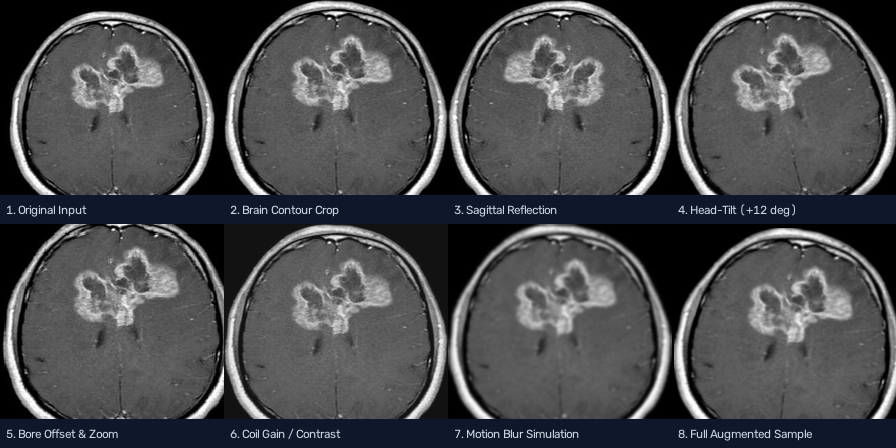
#> input picture reports/data_augmentation/augmentation_grid.png, 896 x 448 px
$ python -i radiomics.py   (imports and definitions only)   (older library calls are emulated)
#> lines starting #> are read from the running program, lines starting #| are printed output that depends on the picture; after the words box and inside, x2 and y2 are one past the last pixel; in counts of white or black regions, pixels touching at a corner belong together
"""Radiomics-Style 2D Image Feature Extraction Engine for Brain MRI.

Extracts:
1. First-Order Intensity Statistics:
   - Mean, Standard Deviation, Skewness, Kurtosis
2. GLCM Texture Characteristics (Haralick features):
   - Contrast, Homogeneity, Energy, Correlation
3. Information Theory:
   - Shannon Image Entropy
4. Structural / Morphological Features:
   - Canny Edge Density
   - Threshold-derived Foreground Area, Perimeter
   - Circularity (Isoperimetric Quotient)
   - Eccentricity (Second Moments / Fitted Ellipse)
   - Box-Counting Fractal Dimension

CRITICAL MEDICAL & METHODOLOGICAL DISCLAIMER:
- These features represent 2D exploratory slice-level intensity and structural descriptors.
- They do NOT represent true 3D tumor volumes, histological subtypes, or clinically validated radiomic biomarkers.
- Feature values must be evaluated in conjunction with full 3D volumetric radiological sequences and pathology.
"""

import math
from pathlib import Path
from typing import Dict, Any, List, Optional, Tuple, Union, Sequence
import numpy as np
from PIL import Image
import cv2
from scipy.stats import skew, kurtosis
from skimage.feature import graycomatrix, graycoprops
from skimage.measure import shannon_entropy, regionprops, label


DISCLAIMER_TEXT = (
    "Image-level features represent exploratory 2D slice intensity and morphological descriptors. "
    "They do NOT establish true 3D tumor volume or validated clinical radiomic biomarkers."
)

FEATURE_DEFINITIONS: Dict[str, Dict[str, str]] = {
    "intensity_mean": {
        "definition": "Mean pixel luminance across the brain MRI slice.",
        "category": "First-Order Intensity",
        "range": "[0.0, 255.0]",
        "clinical_note": "Reflects baseline overall scan exposure and bulk tissue signal intensity.",
    },
    "intensity_std": {
        "definition": "Standard deviation of pixel intensities.",
        "category": "First-Order Intensity",
        "range": "[0.0, 128.0]",
        "clinical_note": "Measures intensity dispersion and macroscopic tissue contrast variability.",
    },
    "intensity_skewness": {
        "definition": "Fisher-Pearson standardized skewness coefficient.",
        "category": "First-Order Intensity",
        "range": "(-inf, +inf)",
        "clinical_note": "Quantifies asymmetry: positive skew indicates predominance of hyperintense signals.",
    },
    "intensity_kurtosis": {
        "definition": "Excess kurtosis of the pixel intensity distribution.",
        "category": "First-Order Intensity",
        "range": "[-2.0, +inf)",
        "clinical_note": "High kurtosis indicates heavy-tailed distribution with concentrated focal intensities.",
    },
    "glcm_contrast": {
        "definition": "Mean spatial Gray-Level Co-occurrence Matrix (GLCM) contrast.",
        "category": "GLCM Texture",
        "range": "[0.0, inf)",
        "clinical_note": "Reflects local textural variation between neighboring voxels; high in heterogeneous lesions.",
    },
    "glcm_homogeneity": {
        "definition": "Mean GLCM Inverse Difference Moment (IDM).",
        "category": "GLCM Texture",
        "range": "[0.0, 1.0]",
        "clinical_note": "Measures textural uniformity; high in uniform cerebrospinal fluid or homogenous white matter.",
    },
    "glcm_energy": {
        "definition": "Mean GLCM Angular Second Moment (ASM).",
        "category": "GLCM Texture",
        "range": "[0.0, 1.0]",
        "clinical_note": "Measures repetition of pixel pairs; approaches 1 for uniform constant regions.",
    },
    "glcm_correlation": {
        "definition": "Mean GLCM linear dependency of gray levels.",
        "category": "GLCM Texture",
        "range": "[-1.0, 1.0]",
        "clinical_note": "Quantifies directional linear predictability between neighboring voxel intensities.",
    },
    "image_entropy": {
        "definition": "Shannon entropy of the grayscale intensity histogram (bits/pixel).",
        "category": "Information Theory",
        "range": "[0.0, 8.0]",
        "clinical_note": "Reflects information density and randomness; higher in micro-architecturally complex tissues.",
    },
    "canny_edge_density": {
        "definition": "Fraction of pixels marked as structural edges via Canny detector.",
        "category": "Structural / Edge",
        "range": "[0.0, 1.0]",
        "clinical_note": "Measures border complexity, anatomical boundaries, and internal tumor vascular margin density.",
    },
    "foreground_area": {
        "definition": "Pixel count of the Otsu-thresholded intracranial tissue mask.",
        "category": "Morphological / Shape",
        "range": "[0, H*W]",
        "clinical_note": "Exploratory 2D area proxy; NOT a true 3D lesion volume.",
    },
    "foreground_perimeter": {
        "definition": "Boundary arc length in pixels of the dominant foreground tissue contour.",
        "category": "Morphological / Shape",
        "range": "[0.0, inf)",
        "clinical_note": "Perimeter length of the primary contour.",
    },
    "circularity": {
        "definition": "Isoperimetric quotient: 4 * pi * Area / (Perimeter^2).",
        "category": "Morphological / Shape",
        "range": "[0.0, 1.0]",
        "clinical_note": "Approaches 1.0 for circular geometries (e.g. pituitary adenomas), lower for irregular infiltrative margins.",
    },
    "eccentricity": {
        "definition": "Eccentricity of the equivalent fitted ellipse.",
        "category": "Morphological / Shape",
        "range": "[0.0, 1.0]",
        "clinical_note": "0 indicates round shape; higher values signify elongation or axis elongation.",
    },
    "box_counting_fractal_dimension": {
        "definition": "Estimated box-counting Hausdorff dimension of thresholded edges.",
        "category": "Complexity / Fractal",
        "range": "[0.0, 2.0]",
        "clinical_note": "Measures boundary fractal roughness and infiltrative edge irregularities.",
    },
}


def compute_box_counting_dimension(binary_mask: np.ndarray, max_power: int = 6) -> float:
    """Calculate the box-counting fractal dimension of a binary boundary mask.

    Formula: D = lim_{s -> 0} [log(N(s)) / log(1 / s)]
    Estimated via linear regression slope of log(N(s)) against -log(s).

    Args:
        binary_mask: 2D binary array (values > 0 represent structure)
        max_power: Maximum power of 2 for box subdivisions

    Returns:
        Estimated fractal dimension in [0.0, 2.0].
    """
    if binary_mask is None or binary_mask.size == 0 or np.sum(binary_mask > 0) <= 2:
        return 0.0

    min_dim = min(binary_mask.shape)
    scales = []
    counts = []

    p = 2
    while p <= min_dim // 4 and p <= (2 ** max_power):
        scales.append(p)
        p *= 2

    if len(scales) < 2:
        return 0.0

    h, w = binary_mask.shape
    for s in scales:
        h_pad = (s - h % s) % s
        w_pad = (s - w % s) % s
        if h_pad > 0 or w_pad > 0:
            padded = np.pad(binary_mask, ((0, h_pad), (0, w_pad)), mode="constant")
        else:
            padded = binary_mask

        # Subdivide into s x s boxes
        num_boxes_y = padded.shape[0] // s
        num_boxes_x = padded.shape[1] // s
        boxes = padded.reshape(num_boxes_y, s, num_boxes_x, s)
        non_empty = int(np.sum(boxes.any(axis=(1, 3))))
        counts.append(max(1, non_empty))

    # Linear fit of log(counts) vs -log(scales)
    log_inv_scales = -np.log(scales)
    log_counts = np.log(counts)

    slope, _ = np.polyfit(log_inv_scales, log_counts, 1)
    dimension = float(np.clip(slope, 0.0, 2.0))
    return float(round(dimension, 4))


class RadiomicsExtractor:
    """Rigorous 2D exploratory feature extraction engine for brain MRI slices."""

    def __init__(
        self,
        glcm_distances: Sequence[int] = (1, 2),
        glcm_angles: Sequence[float] = (0.0, np.pi / 4, np.pi / 2, 3 * np.pi / 4),
        canny_thresholds: Tuple[int, int] = (50, 150),
    ):
        self.glcm_distances = list(glcm_distances)
        self.glcm_angles = list(glcm_angles)
        self.canny_thresholds = canny_thresholds

    def _prepare_grayscale_uint8(self, image_input: Union[Path, str, Image.Image, np.ndarray]) -> np.ndarray:
        """Standardize any input image to a 2D uint8 grayscale array."""
        if isinstance(image_input, (str, Path)):
            p = Path(image_input)
            if not p.exists():
                raise FileNotFoundError(f"Image not found at path: {p}")
            pil_img = Image.open(p).convert("L")
            return np.array(pil_img, dtype=np.uint8)
        elif isinstance(image_input, Image.Image):
            return np.array(image_input.convert("L"), dtype=np.uint8)
        elif isinstance(image_input, np.ndarray):
            if image_input.ndim == 2:
                if image_input.dtype == np.uint8:
                    return image_input.copy()
                # Float array in [0, 1] or [0, 255]
                if image_input.max() <= 1.0:
                    return np.clip(image_input * 255.0, 0, 255).astype(np.uint8)
                return np.clip(image_input, 0, 255).astype(np.uint8)
            elif image_input.ndim == 3:
                # RGB / BGR
                if image_input.shape[2] == 3:
                    return cv2.cvtColor(image_input.astype(np.uint8), cv2.COLOR_RGB2GRAY)
                elif image_input.shape[2] == 1:
                    return image_input[:, :, 0].astype(np.uint8)
            raise ValueError(f"Unsupported numpy array dimensions: {image_input.shape}")
        else:
            raise TypeError("image_input must be a Path, string path, PIL Image, or numpy array")

    def extract_features(
        self,
        image_input: Union[Path, str, Image.Image, np.ndarray],
    ) -> Dict[str, Any]:
        """Extract all 15 radiomic-style features with edge-case handling.

        Args:
            image_input: MRI scan slice

        Returns:
            Dictionary containing:
            - features: Dict mapping feature name -> float value
            - definitions: Schema with clinical notes and ranges
            - metadata: Image dimensions, foreground coverage
            - disclaimer: Medical interpretability disclaimer
        """
        img_gray = self._prepare_grayscale_uint8(image_input)
        h, w = img_gray.shape
#> h = 448; w = 896
        total_pixels = h * w
#> total_pixels = 401408

        # Handle complete empty / constant image edge cases
        is_empty = (total_pixels == 0) or bool(np.all(img_gray == 0))
#> is_empty = False
        is_constant = bool(np.all(img_gray == img_gray[0, 0]))
#> is_constant = False

        # -------------------------------------------------------------
        # 1. First-Order Intensity Statistics
        # -------------------------------------------------------------
        if is_empty:
            mean_val = 0.0
            std_val = 0.0
            skew_val = 0.0
            kurt_val = 0.0
        elif is_constant:
            mean_val = float(img_gray[0, 0])
            std_val = 0.0
            skew_val = 0.0
            kurt_val = 0.0
        else:
            mean_val = float(np.mean(img_gray))
#> mean_val = 74.86
            std_val = float(np.std(img_gray))
#> std_val = 53.86
            flat = img_gray.ravel().astype(np.float64)
            skew_val = float(skew(flat)) if std_val > 1e-6 else 0.0
#> skew_val = 0.616
            kurt_val = float(kurtosis(flat)) if std_val > 1e-6 else 0.0
#> kurt_val = 0.472

            # Guard against inf / nan
            skew_val = 0.0 if np.isnan(skew_val) or np.isinf(skew_val) else skew_val
            kurt_val = 0.0 if np.isnan(kurt_val) or np.isinf(kurt_val) else kurt_val

        # -------------------------------------------------------------
        # 2. GLCM Texture Characteristics
        # -------------------------------------------------------------
        if is_empty or is_constant:
            glcm_contrast = 0.0
            glcm_homogeneity = 1.0 if is_constant and not is_empty else 0.0
            glcm_energy = 1.0 if is_constant and not is_empty else 0.0
            glcm_correlation = 1.0 if is_constant and not is_empty else 0.0
        else:
            # Scale to 64 levels for robust GLCM estimation
            glcm_input = (img_gray // 4).astype(np.uint8)
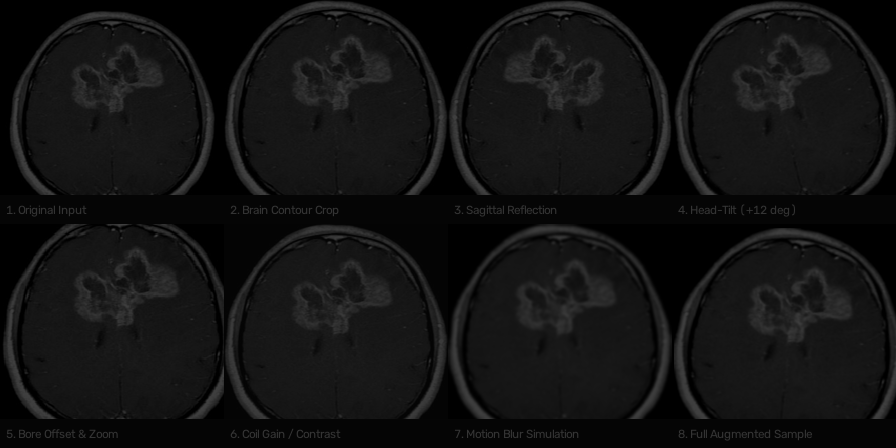
#> glcm_input: shape (448, 896); min 0, max 63, mean 18.3
            glcm = graycomatrix(
                glcm_input,
                distances=self.glcm_distances,
                angles=self.glcm_angles,
                levels=64,
                symmetric=True,
                normed=True,
            )
            glcm_contrast = float(np.mean(graycoprops(glcm, "contrast")))
#> glcm_contrast = 36.76
            glcm_homogeneity = float(np.mean(graycoprops(glcm, "homogeneity")))
#> glcm_homogeneity = 0.585
            glcm_energy = float(np.mean(graycoprops(glcm, "energy")))
#> glcm_energy = 0.193
            corr = graycoprops(glcm, "correlation")
#> corr = [[0.938, 0.897, 0.944, 0.896], [0.849, 0.897, 0.867, 0.896]]
            # Replace NaNs in correlation if standard deviation was 0
            corr = np.nan_to_num(corr, nan=0.0)
            glcm_correlation = float(np.mean(corr))
#> glcm_correlation = 0.898

        # -------------------------------------------------------------
        # 3. Shannon Image Entropy
        # -------------------------------------------------------------
        if is_empty or is_constant:
            ent_val = 0.0
        else:
            ent_val = float(shannon_entropy(img_gray))
#> ent_val = 6.2

        # -------------------------------------------------------------
        # 4. Canny Edge Density
        # -------------------------------------------------------------
        if is_empty or is_constant:
            canny_density = 0.0
            edge_mask = np.zeros_like(img_gray)
        else:
            edge_mask = cv2.Canny(img_gray, self.canny_thresholds[0], self.canny_thresholds[1])
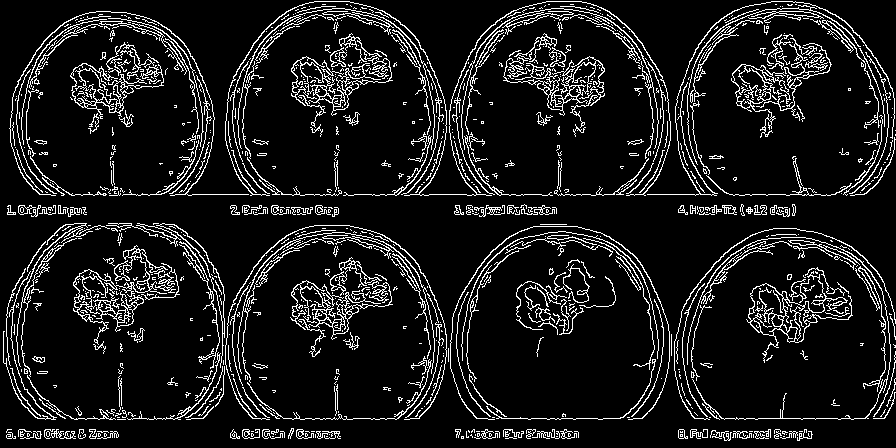
#> edge_mask: shape (448, 896); 10.4% white in thin lines or dots
            edge_count = int(np.sum(edge_mask > 0))
#> edge_count = 41938
            canny_density = float(edge_count / total_pixels) if total_pixels > 0 else 0.0
#> canny_density = 0.104

        # -------------------------------------------------------------
        # 5. Threshold-derived Foreground Morphology
        # -------------------------------------------------------------
        if is_empty or is_constant:
            fg_area = 0.0
            fg_perimeter = 0.0
            circularity = 0.0
            eccentricity = 0.0
            fractal_dim = 0.0
            fg_mask = np.zeros_like(img_gray)
        else:
            # Otsu thresholding
            _, fg_mask = cv2.threshold(img_gray, 0, 255, cv2.THRESH_BINARY + cv2.THRESH_OTSU)
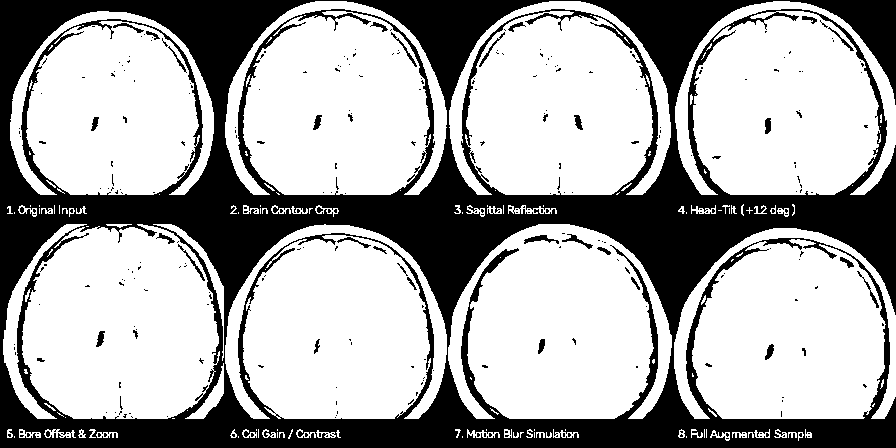
#> fg_mask: shape (448, 896); 66.1% white; 319 black regions (281 under 20 px)
            fg_area = float(np.sum(fg_mask > 0))
#> fg_area = 265201

            # Find contours
            contours, _ = cv2.findContours(fg_mask, cv2.RETR_EXTERNAL, cv2.CHAIN_APPROX_SIMPLE)
#> contours = 162 contours, 109 with area under 20; largest, box (x1, y1, x2, y2) and area: (448, 224, 672, 419) 33046, (674, 228, 896, 419) 32502, (22, 224, 220, 419) 31243, (243, 235, 431, 419) 28476, (465, 11, 653, 195) 28039
            if contours:
                largest_cnt = max(contours, key=cv2.contourArea)
#> largest_cnt = contour of 647 points, box (x1, y1, x2, y2) (448, 224, 672, 419), area 33046
                cnt_area = float(cv2.contourArea(largest_cnt))
#> cnt_area = 33046
                fg_perimeter = float(cv2.arcLength(largest_cnt, closed=True))
#> fg_perimeter = 1584.2

                # Circularity: 4 * pi * Area / (Perimeter^2)
                if fg_perimeter > 1e-4 and cnt_area > 0:
                    circ = (4.0 * math.pi * cnt_area) / (fg_perimeter ** 2)
#> circ = 0.165
                    circularity = float(np.clip(circ, 0.0, 1.0))
#> circularity = 0.165
                else:
                    circularity = 0.0

                # Eccentricity
                if len(largest_cnt) >= 5:
                    try:
                        ellipse = cv2.fitEllipse(largest_cnt)
#> ellipse = ((559.7, 338.4), (204.1, 220.5), 4.99)
                        (center, (axis_a, axis_b), angle) = ellipse
#> center = (559.7, 338.4); axis_a = 204.1; axis_b = 220.5; angle = 4.99
                        major = max(axis_a, axis_b) / 2.0
#> major = 110.3
                        minor = min(axis_a, axis_b) / 2.0
#> minor = 102
                        if major > 1e-6:
                            ecc = math.sqrt(max(0.0, 1.0 - (minor ** 2) / (major ** 2)))
#> ecc = 0.379
                            eccentricity = float(np.clip(ecc, 0.0, 1.0))
#> eccentricity = 0.379
                        else:
                            eccentricity = 0.0
                    except Exception:
                        eccentricity = 0.0
                else:
                    # Alternative via second moments with regionprops
                    labeled = label(fg_mask > 0)
                    props = regionprops(labeled)
                    if props:
                        eccentricity = float(max(p.eccentricity for p in props))
                    else:
                        eccentricity = 0.0
            else:
                fg_perimeter = 0.0
                circularity = 0.0
                eccentricity = 0.0

            # ---------------------------------------------------------
            # 6. Box-Counting Fractal Dimension
            # ---------------------------------------------------------
            # Compute on foreground boundary edges
            fractal_input = edge_mask if np.sum(edge_mask > 0) > 10 else fg_mask
            fractal_dim = compute_box_counting_dimension(fractal_input)
#> the loop in compute_box_counting_dimension, `for s in scales:` made 6 passes
#> non_empty on passes 1 to 6: 22891, 9146, 3169, 1094, 353, 98
#> after the loop in compute_box_counting_dimension, `for s in scales:`: counts = [22891, 9146, 3169, 1094, 353, 98]
#> in compute_box_counting_dimension, `log_counts = np.log(counts)`: log_counts = [10.04, 9.12, 8.06, 7, 5.87, 4.58]
#> in compute_box_counting_dimension, `slope, _ = np.polyfit(log_inv_scales, log_counts, 1)`: slope = 1.57
#> fractal_dim = 1.57

        features: Dict[str, float] = {
            "intensity_mean": float(round(mean_val, 4)),
            "intensity_std": float(round(std_val, 4)),
            "intensity_skewness": float(round(skew_val, 4)),
            "intensity_kurtosis": float(round(kurt_val, 4)),
            "glcm_contrast": float(round(glcm_contrast, 4)),
            "glcm_homogeneity": float(round(glcm_homogeneity, 4)),
            "glcm_energy": float(round(glcm_energy, 4)),
            "glcm_correlation": float(round(glcm_correlation, 4)),
            "image_entropy": float(round(ent_val, 4)),
            "canny_edge_density": float(round(canny_density, 6)),
            "foreground_area": float(round(fg_area, 1)),
            "foreground_perimeter": float(round(fg_perimeter, 2)),
            "circularity": float(round(circularity, 4)),
            "eccentricity": float(round(eccentricity, 4)),
            "box_counting_fractal_dimension": float(round(fractal_dim, 4)),
        }

        return {
            "features": features,
            "definitions": FEATURE_DEFINITIONS,
            "metadata": {
                "dimensions": [h, w],
                "total_pixels": total_pixels,
                "foreground_pixel_ratio": float(round(fg_area / total_pixels, 4)) if total_pixels > 0 else 0.0,
                "is_empty": is_empty,
                "is_constant": is_constant,
            },
            "disclaimer": DISCLAIMER_TEXT,
        }

>>> import cv2
>>> picture = cv2.cvtColor(cv2.imread('../../reports/data_augmentation/augmentation_grid.png'), cv2.COLOR_BGR2RGB)
>>> result = RadiomicsExtractor().extract_features(picture)
#> result = 4 items
